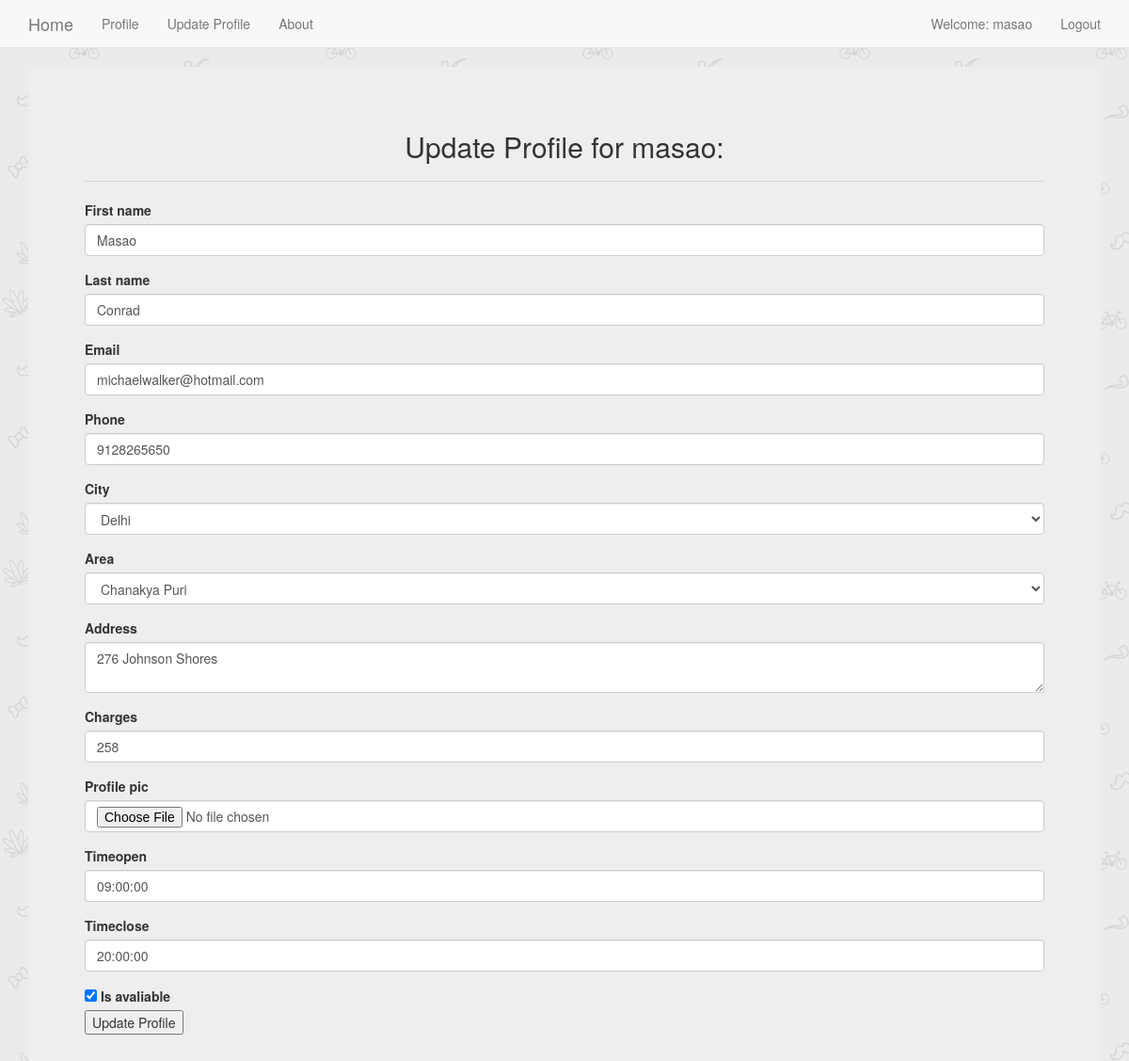
Page /plumber/updateprofile/ (signed in) on the committed database.
### plumber/models.py (models this page shows, shortened)
class PlumberProfile(models.Model):
    user = models.OneToOneField(User,on_delete=models.CASCADE,related_name = 'plumber')
    phone = models.BigIntegerField()
    city = models.ForeignKey(City, on_delete=models.SET_NULL, blank=False, null=True)
    area = models.ForeignKey(Area, on_delete=models.SET_NULL, blank=False, null=True)
    address = models.TextField(max_length=200, blank=False)
    charges = models.IntegerField()
    profile_pic = models.ImageField(upload_to='profile_pics',blank=True)
    timeopen = models.TimeField(auto_now=False,editable=True,default=datetime.time(hour=9))
    timeclose = models.TimeField(auto_now=False,editable=True,default=datetime.time(hour=20))
    is_avaliable = models.BooleanField(default=True)

### accounts/models.py (models this page shows)
class Area(models.Model):
    city = models.ForeignKey(City, on_delete=models.CASCADE)
    name = models.CharField(max_length=40)
    def __str__(self):
        return self.name

### plumber/decorators.py (the view)
		def wrapper_func(request, *args, **kwargs):
			groups = [group.name for group in request.user.groups.all()]
			if len(set(groups)&set(allowed_roles))!=0:
				return view_func(request, *args, **kwargs)
			else:
				if redirect_to==None:
					return render(request,'unauthorised_access.html',{'message':'You are not authorized to view this page'})
				return redirect( groups[0]+':'+redirect_to )

### plumber/forms.py
class PlumberProfileForm(forms.ModelForm):
    phone = forms.CharField(validators=[isphonenumber],required = True)
    charges = forms.CharField(validators=[isamount],required = True)
    class Meta:
        model = PlumberProfile
        fields = ['phone','city','area','address','charges','profile_pic','timeopen','timeclose','is_avaliable']
        widgets = {
          'address': forms.Textarea(attrs={'rows':2, 'cols':15}),
        }
    def __init__(self, *args, **kwargs):
        super().__init__(*args, **kwargs)
        self.fields['area'].queryset = Area.objects.none()
        if 'city' in self.data:
            try:
                city_id = int(self.data.get('city'))
                self.fields['area'].queryset = Area.objects.filter(city_id=city_id).order_by('name')
            except (ValueError, TypeError):
                pass  # invalid input from the client; ignore and fallback to empty City queryset
        elif self.instance.pk:
            self.fields['area'].queryset = self.instance.city.area_set.order_by('name')

class UpdateUser(forms.ModelForm):
    first_name = forms.CharField(required = True)
    email = forms.EmailField(required = True)
    class Meta:
        model = User
        fields = ['first_name','last_name','email']

### accounts/models.py (called while the page is built)
    def __str__(self):
        return self.name

### plumber/views.py (called while the page is built, shortened)
@login_required
@allowed_users(['plumber',],'updateprofile')
def createOrUpdateProfile(request):
    if request.user.lastupdated.update_date or PlumberProfile.objects.filter(user=request.user).exists():
        return updateBasicProfile(request)
    else:
        return createBasicProfile(request)

@login_required
def updateBasicProfile(request):
    obj = get_object_or_404(PlumberProfile,user = request.user)
    form = PlumberProfileForm(instance = obj)
    userobj = get_object_or_404(User,pk = request.user.pk)
    userform = UpdateUser(instance = userobj)
    context = {'form':form,'userform':userform}
    return render(request, 'plumber/updateprofile.html', context)

### plumber/templates/plumber/updateprofile.html (shortened to what this page needs)
{% extends 'base.html' %}
{% load static %}
{% load bootstrap3 %}
{% block body_block %}
<div class="jumbotron">
  <h2 class="text-center">
    {% if form.instance.pk %}
      Update Profile for {{ userform.instance.username}}:
    {% else %}
      Create Complete Profile First:
    {% endif %}
  </h2>
  <hr>
    <form enctype="multipart/form-data" method="post" id ='plumberForm' data-areas-url="{% url 'ajax_load_cities' %}">
      {% if form.instance.pk %}
        {% bootstrap_form userform %}
      {% endif %}
      {% bootstrap_form form %}
      <input type="submit"  value="Update Profile">
    </form>
</div>
{% endblock %}

### templates/base.html (shortened to what this page needs)
<!DOCTYPE html>
{% load static %}
<html lang="en" dir="ltr">
  <head>
    <link rel="stylesheet" href="https://maxcdn.bootstrapcdn.com/bootstrap/3.3.7/css/bootstrap.min.css">
    <link rel="stylesheet" href="{% static 'css/main.css' %}">
    <link href="//netdna.bootstrapcdn.com/bootstrap/3.1.0/css/bootstrap.min.css" rel="stylesheet" id="bootstrap-css">
  </head>
  <body>
    <nav class='navbar navbar-default navbar-static-top'>
      <div class="container">
        <ul class='nav navbar-nav'>
          <li><a class="navbar-brand" href="{% url 'home' %}">Home</a></li>
          {% if user.is_authenticated %}
            <li><a class='navbar-link' href="{% url 'accounts:profile' %}">Profile</a></li>
            <li><a class='navbar-link' href="{% url 'accounts:updateprofile' %}">Update Profile</a></li>
          {% endif %}
          <li><a class='navbar-link' href="{% url 'aboutpage' %}">About</a></li>
        </ul>
        <ul class='nav navbar-nav navbar-right'>
          {% if user.is_authenticated %}
            <li><a >Welcome: {{user.username}}</a></li>
            <li><a class='navbar-link' href="{% url 'accounts:logout' %}">Logout</a></li>
          {% else %}
            <li><a class='navbar-link' href="{% url 'accounts:user_login' %}">Login</a></li>
            <li><a class='navbar-link' href="{% url 'accounts:register' %}">Register-User</a></li>
            <li><a class='navbar-link' href="{% url 'accounts:registerservice' %}">Register-Service</a></li>
          {% endif %}
        </ul>
      </div>
    </nav>
    <div class="container">
      {% block body_block %}
      {% endblock %}
    </div>
  </body>
</html>

### rows in the picture
PlumberProfile: phone "9128265650", area "Chanakya Puri", address "276 Johnson Shores", charges "258", timeopen "09:00:00", timeclose "20:00:00", is_avaliable "☑"
Area: city "Delhi"

### other values in the picture
{{ user.username }} "masao"
{{ userform.instance.username }} "masao"
